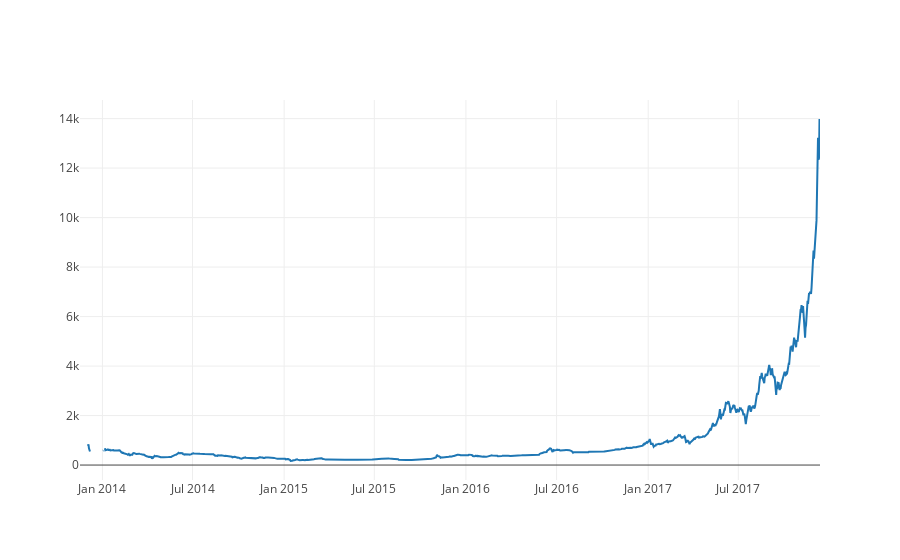

The code cell stored with this chart in its notebook:
### Code cell
# Let us Plot the average BTC price
btc_trace=go.Scatter(x=btc_eur_datasets.index,y=btc_eur_datasets['Average_BTC_price'])
py.iplot([btc_trace])

### Figure 1 — Plotly figure (JSON) as saved in the notebook; plotly's stock layout.template omitted (floating-point values rounded to 4 significant figures; data arrays with more than 128 entries replaced by an {"elided": "..."} marker saying what was removed)
{"data": [{"type": "scatter", "x": {"elided": "1487 str values"}, "y": {"elided": "1487 float values"}}], "layout": {}}
